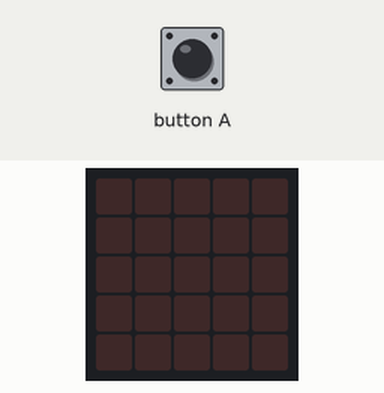
This program was run on a simulated BBC micro:bit (MakeCode). Parts: the board's 5×5 LED display. The test bench sets the inputs (shaded band).

Above: at 1.2 s.
1.3 s: button A pressed for 0.15 s
At 1.9 s:
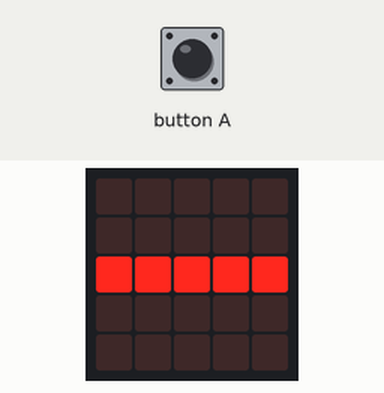
At 3.57 s:
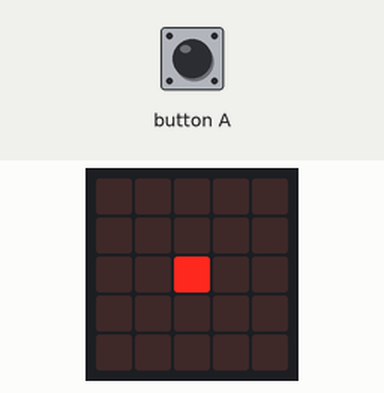
Timing chart, 0 to 5.1 s (numbered marks = the images above; inputs shaded):
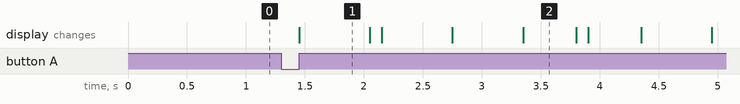

The program:

main.ts
```typescript
input.onButtonPressed(Button.A, function () {
    for (let index = 0; index < 2; index++) {
        basic.showLeds(`
            . . . . .
            . . . . .
            # # # # #
            . . . . .
            . . . . .
            `)
        basic.pause(200)
        basic.clearScreen()
        basic.pause(100)
    }
    basic.pause(500)
    for (let index = 0; index < 2; index++) {
        basic.showLeds(`
            . . . . .
            . . . . .
            . . # . .
            . . . . .
            . . . . .
            `)
        basic.pause(50)
        basic.clearScreen()
        basic.pause(100)
    }
    basic.pause(500)
    for (let index = 0; index < 2; index++) {
        basic.showLeds(`
            . . . . .
            . . . . .
            # # # # #
            . . . . .
            . . . . .
            `)
        basic.pause(200)
        basic.clearScreen()
        basic.pause(100)
        basic.showLeds(`
            . . . . .
            . . . . .
            . . # . .
            . . . . .
            . . . . .
            `)
        basic.pause(50)
        basic.clearScreen()
        basic.pause(100)
    }
    basic.pause(500)
    basic.showLeds(`
        . . . . .
        . . . . .
        . . # . .
        . . . . .
        . . . . .
        `)
    basic.pause(50)
    basic.clearScreen()
    basic.pause(100)
    basic.showLeds(`
        . . . . .
        . . . . .
        # # # # #
        . . . . .
        . . . . .
        `)
    basic.pause(200)
    basic.clearScreen()
    basic.pause(100)
    basic.showLeds(`
        . . . . .
        . . . . .
        . . # . .
        . . . . .
        . . . . .
        `)
    basic.pause(50)
    basic.clearScreen()
    basic.pause(100)
    for (let index = 0; index < 3; index++) {
        basic.showLeds(`
            . . . . .
            . . . . .
            # # # # #
            . . . . .
            . . . . .
            `)
        basic.pause(200)
        basic.clearScreen()
        basic.pause(100)
    }
    basic.pause(500)
    basic.showLeds(`
        . . . . .
        . . . . .
        # # # # #
        . . . . .
        . . . . .
        `)
    basic.pause(200)
    basic.clearScreen()
    basic.pause(100)
    for (let index = 0; index < 3; index++) {
        basic.showLeds(`
            . . . . .
            . . . . .
            . . # . .
            . . . . .
            . . . . .
            `)
        basic.pause(50)
        basic.clearScreen()
        basic.pause(100)
    }
    basic.pause(500)
    for (let index = 0; index < 2; index++) {
        basic.showLeds(`
            . . . . .
            . . . . .
            . . # . .
            . . . . .
            . . . . .
            `)
        basic.pause(50)
        basic.clearScreen()
        basic.pause(100)
    }
    basic.pause(500)
    basic.showLeds(`
        . . . . .
        . . . . .
        # # # # #
        . . . . .
        . . . . .
        `)
    basic.pause(200)
    basic.clearScreen()
    basic.pause(1000)
})
```

test.ts
```typescript
// les tests vont ici ; cela ne sera pas compilé si ce paquet est utilisé en tant qu'extension.
```

Measured:
- after the input at 1.3 s, the display: changes after 0.15 s (image 1)
- what the display in image 1 shows lasts 0.6 s, from 1.5 s to 2.1 s
- what the display in image 2 shows lasts 0.4 s, from 3.4 s to 3.8 s
